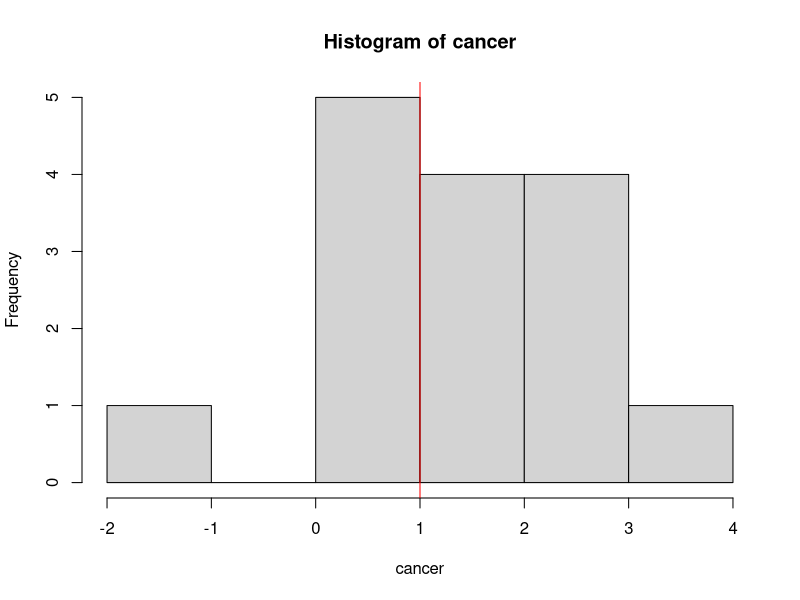

Here is the R script that generated this plot:
cancer = rnorm(15, 1.5)
healthy = 1
hist(cancer)
abline(v=healthy, col="red")
table(cancer > healthy)
binom.prod = function(s,n,p) choose(n, s)*p^s*(1-p)^(n-s)
binom.prod(5,15,0.5)
sapply(0:5, function(i) binom.prod(i, 15, 05))
sum(sapply(0:5, function(i) binom.prod(i,15,0.5)))
dbinom(0:5,15,0.5)
sum(dbinom(0:5, 15, 0.5))
pbinom(5,15,0.5)
pbinom(5,15,0.5)*2
binom.test(5, 15, 0.5)
binom.test(5, 15, 0.5, a='l')
healthy=rnorm(15,1)
ustat=function(x,y) sum(sapply(x,function(i)sum(i>y)))
ustat(healthy,cancer)
ustat(cancer,healthy)
wilcox.test(cancer,healthy)
mean(cancer)-mean(healthy)
# permutation test
t.test(cancer, healthy, alternative = "g")
